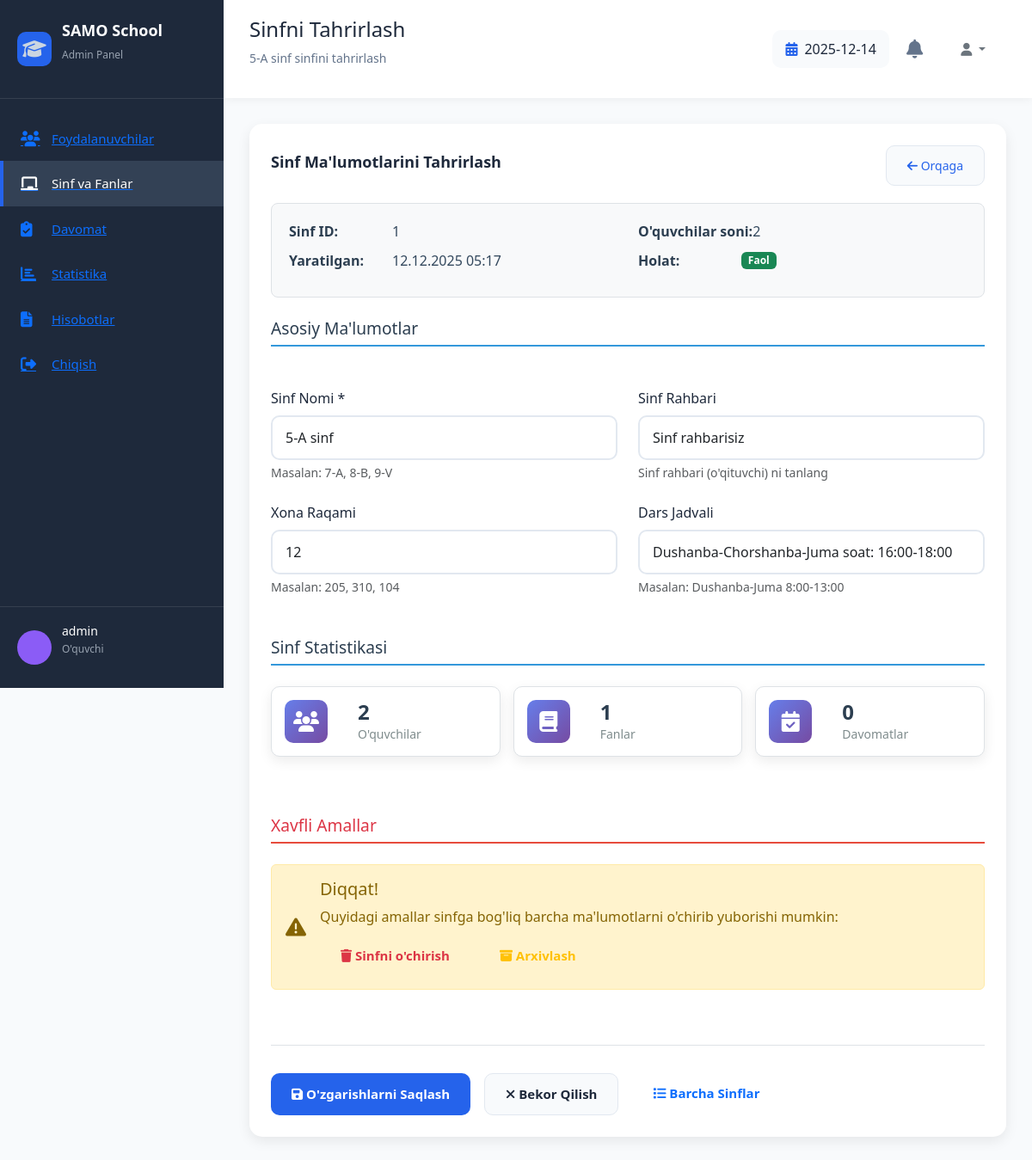
/classes/edit/1/ (signed in), run on the app's committed database.
### attendance/models.py (models this page shows, shortened)
class Class(models.Model):
    name = models.CharField(max_length=50)
    teacher = models.ForeignKey(User, on_delete=models.SET_NULL, null=True,
                                related_name='teacher_classes')
    room = models.CharField(max_length=20, blank=True, null=True)
    schedule = models.CharField(max_length=100, blank=True, null=True)
    created_at = models.DateTimeField(auto_now_add=True)

### attendance/views.py (the view)
# urls.py: path('classes/edit/<int:class_id>/', views.edit_class, name='edit_class'),
@login_required
def edit_class(request, class_id):
    if not user_is_admin(request.user):
        messages.error(request, "Sizda admin huquqlari yo'q!")
        return redirect('login')
    class_obj = get_object_or_404(Class, id=class_id)
    if request.method == 'POST':
        form = ClassForm(request.POST, instance=class_obj)
        if form.is_valid():
            form.save()
            messages.success(request, "Sinf muvaffaqiyatli yangilandi!")
            return redirect('manage_classes')
    else:
        form = ClassForm(instance=class_obj)
    return render(request, 'attendance/edit_class.html', {'form': form, 'class_obj': class_obj})

### attendance/forms.py
class ClassForm(forms.ModelForm):
    class Meta:
        model = Class
        fields = ['name', 'teacher', 'room', 'schedule']
        widgets = {
            'name': forms.TextInput(attrs={
                'class': 'form-control',
                'placeholder': 'Masalan: 7-A'
            }),
            'teacher': forms.Select(attrs={'class': 'form-control'}),
            'room': forms.TextInput(attrs={
                'class': 'form-control',
                'placeholder': 'Masalan: 205'
            }),
            'schedule': forms.TextInput(attrs={
                'class': 'form-control',
                'placeholder': 'Masalan: Kunduzgi 8:00-13:00'
            }),
        }
    def __init__(self, *args, **kwargs):
        super().__init__(*args, **kwargs)
        self.fields['teacher'].queryset = User.objects.filter(profile__role='teacher')

### attendance/views.py (called while the page is built)
def user_is_admin(user):
    if user.is_superuser:
        return True
    if hasattr(user, 'profile'):
        return user.profile.role == 'admin'
    return False

### attendance/templates/attendance/edit_class.html (shortened to what this page needs)
{% extends 'attendance/base_admin.html' %}
{% block page_title %}Sinfni Tahrirlash{% endblock %}
{% block page_subtitle %}{{ class_obj.name }} sinfini tahrirlash{% endblock %}
{% block content %}
<div class="dashboard-card">
    <div class="card-header">
        <h3>Sinf Ma'lumotlarini Tahrirlash</h3>
        <a href="{% url 'manage_classes' %}" class="btn btn-secondary">
            <i class="fas fa-arrow-left"></i> Orqaga
        </a>
    </div>
    <div class="card-body">
        <form method="post" class="needs-validation" novalidate>
            <div class="class-info mb-4">
                <div class="row">
                    <div class="col-md-6">
                        <div class="info-item">
                            <span class="info-label">Sinf ID:</span>
                            <span class="info-value">{{ class_obj.id }}</span>
                        </div>
                        <div class="info-item">
                            <span class="info-label">Yaratilgan:</span>
                            <span class="info-value">{{ class_obj.created_at|date:"d.m.Y H:i" }}</span>
                        </div>
                    </div>
                    <div class="col-md-6">
                        <div class="info-item">
                            <span class="info-label">O'quvchilar soni:</span>
                            <span class="info-value">{{ class_obj.students.count }}</span>
                        </div>
                        <div class="info-item">
                            <span class="info-label">Holat:</span>
                            <span class="badge bg-success">Faol</span>
                        </div>
                    </div>
                </div>
            </div>
            <div class="row g-4">
                <div class="col-12">
                    <h4 class="section-title">Asosiy Ma'lumotlar</h4>
                </div>
                <div class="col-md-6">
                    <label for="id_name" class="form-label">Sinf Nomi *</label>
                    <input type="text" class="form-control" id="id_name" name="name"
                           value="{{ form.instance.name|default:class_obj.name }}" required>
                    <div class="form-text">Masalan: 7-A, 8-B, 9-V</div>
                </div>
                <div class="col-md-6">
                    <label for="id_teacher" class="form-label">Sinf Rahbari</label>
                    <select class="form-control" id="id_teacher" name="teacher">
                        <option value="">Sinf rahbarisiz</option>
                    </select>
                    <div class="form-text">Sinf rahbari (o'qituvchi) ni tanlang</div>
                </div>
                <div class="col-md-6">
                    <label for="id_room" class="form-label">Xona Raqami</label>
                    <input type="text" class="form-control" id="id_room" name="room"
                           value="{{ form.instance.room|default:class_obj.room }}">
                    <div class="form-text">Masalan: 205, 310, 104</div>
                </div>
                <div class="col-md-6">
                    <label for="id_schedule" class="form-label">Dars Jadvali</label>
                    <input type="text" class="form-control" id="id_schedule" name="schedule"
                           value="{{ form.instance.schedule|default:class_obj.schedule }}">
                    <div class="form-text">Masalan: Dushanba-Juma 8:00-13:00</div>
                </div>
                <div class="col-12">
                    <h4 class="section-title mt-4">Sinf Statistikasi</h4>
                    <div class="stats-grid">
                        <div class="stat-card">
                            <div class="stat-icon">
                                <i class="fas fa-users"></i>
                            </div>
                            <div class="stat-info">
                                <h3>{{ class_obj.students.count }}</h3>
                                <p>O'quvchilar</p>
                            </div>
                        </div>
                        <div class="stat-card">
                            <div class="stat-icon">
                                <i class="fas fa-book"></i>
                            </div>
                            <div class="stat-info">
                                <h3>{{ class_obj.subjects.count }}</h3>
                                <p>Fanlar</p>
                            </div>
                        </div>
                        <div class="stat-card">
                            <div class="stat-icon">
                                <i class="fas fa-calendar-check"></i>
                            </div>
                            <div class="stat-info">
                                <h3>{{ total_attendance|default:0 }}</h3>
                                <p>Davomatlar</p>
                            </div>
                        </div>
                    </div>
                </div>
                <div class="col-12">
                    <h4 class="section-title mt-4 text-danger">Xavfli Amallar</h4>
                    <div class="alert alert-warning">
                        <div class="d-flex align-items-center">
                            <i class="fas fa-exclamation-triangle me-3 fs-4"></i>
                            <div>
                                <h5>Diqqat!</h5>
                                <p class="mb-2">Quyidagi amallar sinfga bog'liq barcha ma'lumotlarni o'chirib yuborishi mumkin:</p>
                                <div class="danger-actions">
                                    <a href="{% url 'delete_class' class_obj.id %}" class="btn btn-outline-danger btn-sm"
                                       onclick="return confirm('{{ class_obj.name }} sinfini oʻchirishni tasdiqlaysizmi? Bu bilan sinfga tegishli barcha davomat maʼlumotlari, o\'quvchilar va fanlar aloqalari ham oʻchiriladi.')">
                                        <i class="fas fa-trash"></i> Sinfni o'chirish
                                    </a>
                                    <button type="button" class="btn btn-outline-warning btn-sm" data-bs-toggle="modal" data-bs-target="#archiveModal">
                                        <i class="fas fa-archive"></i> Arxivlash
                                    </button>
                                </div>
                            </div>
                        </div>
                    </div>
                </div>
            </div>
            <div class="form-actions mt-5">
                <button type="submit" class="btn btn-primary btn-lg">
                    <i class="fas fa-save"></i> O'zgarishlarni Saqlash
                </button>
                <a href="{% url 'manage_classes' %}" class="btn btn-secondary btn-lg">
                    <i class="fas fa-times"></i> Bekor Qilish
                </a>
                <a href="{% url 'manage_classes' %}" class="btn btn-outline-primary btn-lg">
                    <i class="fas fa-list"></i> Barcha Sinflar
                </a>
            </div>
        </form>
    </div>
</div>
{% endblock %}

### attendance/templates/attendance/base_admin.html (shortened to what this page needs)
<!DOCTYPE html>
<html lang="uz">
<head>
    <link rel="stylesheet" href="https://cdnjs.cloudflare.com/ajax/libs/font-awesome/6.4.0/css/all.min.css">
    <link rel="stylesheet" href="https://cdn.jsdelivr.net/npm/flatpickr/dist/flatpickr.min.css">
    <link href="https://cdn.jsdelivr.net/npm/bootstrap@5.3.0/dist/css/bootstrap.min.css" rel="stylesheet">
</head>
<body>
    <div class="sidebar">
        <div class="sidebar-header">
            <div class="logo">
                <div class="logo-icon">
                    <i class="fas fa-graduation-cap"></i>
                </div>
                <div class="logo-text">
                    <h2>SAMO School</h2>
                    <p>Admin Panel</p>
                </div>
            </div>
        </div>
        <div class="sidebar-menu">
            <a href="{% url 'manage_users' %}" class="menu-link">
                <div class="menu-item {% if 'users' in request.path %}active{% endif %}" data-page="users">
                    <i class="fas fa-users"></i>
                    <span>Foydalanuvchilar</span>
                </div>
            </a>
            <a href="{% url 'manage_classes' %}" class="menu-link">
                <div class="menu-item {% if 'classes' in request.path %}active{% endif %}" data-page="classes">
                    <i class="fas fa-chalkboard"></i>
                    <span>Sinf va Fanlar</span>
                </div>
            </a>
            <a href="{% url 'manage_attendance' %}" class="menu-link">
                <div class="menu-item {% if 'attendance' in request.path %}active{% endif %}" data-page="attendance">
                    <i class="fas fa-clipboard-check"></i>
                    <span>Davomat</span>
                </div>
            </a>
            <a href="{% url 'statistics' %}" class="menu-link">
                <div class="menu-item {% if 'statistics' in request.path %}active{% endif %}" data-page="statistics">
                    <i class="fas fa-chart-bar"></i>
                    <span>Statistika</span>
                </div>
            </a>
            <a href="{% url 'reports' %}" class="menu-link">
                <div class="menu-item {% if 'reports' in request.path %}active{% endif %}" data-page="reports">
                    <i class="fas fa-file-alt"></i>
                    <span>Hisobotlar</span>
                </div>
            </a>
            <a href="{% url 'logout' %}" class="menu-link">
                <div class="menu-item {% if 'logout' in request.path %}active{% endif %}" data-page="logout">
                    <i class="fas fa-sign-out-alt"></i>
                    <span>Chiqish</span>
                </div>
            </a>
        </div>
        <div class="sidebar-footer">
            <div class="admin-info">
                <div class="admin-avatar">
                </div>
                <div class="admin-details">
                    <h4>{{ request.user.get_full_name|default:request.user.username }}</h4>
                    <p>
                        {% if request.user.profile.role == 'admin' %}
                            Administrator
                        {% elif request.user.profile.role == 'teacher' %}
                            O'qituvchi
                        {% else %}
                            O'quvchi
                        {% endif %}
                    </p>
                </div>
            </div>
        </div>
    </div>
    <div class="main-content">
        <div class="top-nav">
            <div class="page-title">
                <h1>{% block page_title %}Admin Dashboard{% endblock %}</h1>
                <p>{% block page_subtitle %}Barcha tizimni boshqarish paneli{% endblock %}</p>
            </div>
            <div class="nav-right">
                <div class="date-picker" id="datePicker">
                    <i class="fas fa-calendar-alt"></i>
                    <span id="currentDate">{% now "Y-m-d" %}</span>
                </div>
                <div class="notifications">
                    <div class="notification-icon">
                        <i class="fas fa-bell"></i>
                    </div>
                </div>
                <div class="dropdown">
                    <button class="btn btn-outline-secondary dropdown-toggle" type="button" data-bs-toggle="dropdown">
                        <i class="fas fa-user"></i>
                    </button>
                </div>
            </div>
        </div>
        <div class="content-area">
            {% block content %}{% endblock %}
        </div>
    </div>
</body>
</html>

### attendance/templates/attendance/edit_class.html (style rules this page uses)
.section-title { font-size: 1.2rem; color: #2c3e50; border-bottom: 2px solid #3498db; padding-bottom: 0.5rem; margin-bottom: 1.5rem; }
.section-title.text-danger { border-bottom-color: #e74c3c; color: #e74c3c; }
.class-info { background: #f8f9fa; border-radius: 8px; padding: 20px; border: 1px solid #dee2e6; }
.info-item { margin-bottom: 10px; display: flex; align-items: center; }
.info-label { font-weight: 600; color: #2c3e50; min-width: 120px; }
.info-value { color: #34495e; }
.form-actions { display: flex; justify-content: flex-start; gap: 1rem; border-top: 1px solid #dee2e6; padding-top: 2rem; }
.stats-grid { display: grid; grid-template-columns: repeat(auto-fit, minmax(200px, 1fr)); gap: 15px; margin-bottom: 20px; }
.stat-card { background: white; border: 1px solid #dee2e6; border-radius: 10px; padding: 15px; display: flex; align-items: center; gap: 15px; transition: transform 0.2s ease, box-shadow 0.2s ease; }
.stat-icon { width: 50px; height: 50px; background: linear-gradient(135deg, #667eea 0%, #764ba2 100%); border-radius: 10px; display: flex; align-items: center; justify-content: center; color: white; font-size: 24px; }
.stat-info h3 { margin: 0; font-size: 24px; font-weight: 700; color: #2c3e50; }
.stat-info p { margin: 0; color: #7f8c8d; font-size: 14px; }
.danger-actions { display: flex; gap: 10px; margin-top: 10px; }
.alert-warning { background-color: #fff3cd; border-color: #ffeaa7; color: #856404; }
.alert-warning h5 { color: #856404; }

### data on the page
Class: name "5-A sinf", id "1", created_at "12.12.2025 05:17", students.count "2", room "12", schedule "Dushanba-Chorshanba-Juma soat: 16:00-18:00", subjects.count "1"

### other printed values
{{ request.user.get_full_name|default:request.user.username }} "admin"
{{ total_attendance|default:0 }} "0"
